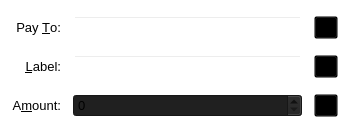
<?xml version="1.0" encoding="UTF-8"?>
<ui version="4.0">
 <class>SendCoinsEntry</class>
 <widget class="QFrame" name="SendCoinsEntry">
  <property name="geometry">
   <rect>
    <x>0</x>
    <y>0</y>
    <width>350</width>
    <height>136</height>
   </rect>
  </property>
  <property name="windowTitle">
   <string>Form</string>
  </property>
  <property name="styleSheet">
   <string notr="true">background: transparent;</string>
  </property>
  <property name="frameShape">
   <enum>QFrame::StyledPanel</enum>
  </property>
  <property name="frameShadow">
   <enum>QFrame::Sunken</enum>
  </property>
  <layout class="QGridLayout" name="gridLayout">
   <property name="spacing">
    <number>12</number>
   </property>
   <item row="3" column="0">
    <widget class="QLabel" name="label_2">
     <property name="font">
      <font>
       <pointsize>10</pointsize>
      </font>
     </property>
     <property name="styleSheet">
      <string notr="true">background: transparent;
background-color:transparent;</string>
     </property>
     <property name="text">
      <string>Pay &amp;To:</string>
     </property>
     <property name="alignment">
      <set>Qt::AlignRight|Qt::AlignTrailing|Qt::AlignVCenter</set>
     </property>
     <property name="buddy">
      <cstring>payTo</cstring>
     </property>
    </widget>
   </item>
   <item row="8" column="0">
    <widget class="QLabel" name="label">
     <property name="font">
      <font>
       <pointsize>10</pointsize>
      </font>
     </property>
     <property name="styleSheet">
      <string notr="true">background: transparent;
background-color:transparent;</string>
     </property>
     <property name="text">
      <string>A&amp;mount:</string>
     </property>
     <property name="alignment">
      <set>Qt::AlignRight|Qt::AlignTrailing|Qt::AlignVCenter</set>
     </property>
     <property name="buddy">
      <cstring>payAmount</cstring>
     </property>
    </widget>
   </item>
   <item row="5" column="0">
    <widget class="QLabel" name="label_4">
     <property name="font">
      <font>
       <pointsize>10</pointsize>
      </font>
     </property>
     <property name="styleSheet">
      <string notr="true">background: transparent;
background-color:transparent;</string>
     </property>
     <property name="text">
      <string>&amp;Label:</string>
     </property>
     <property name="alignment">
      <set>Qt::AlignRight|Qt::AlignTrailing|Qt::AlignVCenter</set>
     </property>
     <property name="buddy">
      <cstring>addAsLabel</cstring>
     </property>
    </widget>
   </item>
   <item row="5" column="1">
    <layout class="QHBoxLayout" name="horizontalLayout_2">
     <item>
      <widget class="QValidatedLineEdit" name="addAsLabel">
       <property name="font">
        <font>
         <pointsize>10</pointsize>
        </font>
       </property>
       <property name="toolTip">
        <string>Enter a label for this address to add it to your address book</string>
       </property>
      </widget>
     </item>
     <item>
      <widget class="QToolButton" name="addressBookButton">
       <property name="toolTip">
        <string>Choose address from address book</string>
       </property>
       <property name="text">
        <string/>
       </property>
       <property name="icon">
        <iconset resource="../bitcoin.qrc">
         <normaloff>:/icons/address-book</normaloff>:/icons/address-book</iconset>
       </property>
       <property name="shortcut">
        <string>Alt+A</string>
       </property>
      </widget>
     </item>
    </layout>
   </item>
   <item row="8" column="1">
    <layout class="QHBoxLayout" name="horizontalLayout">
     <item>
      <widget class="PVCCAmountField" name="payAmount">
       <property name="font">
        <font>
         <pointsize>10</pointsize>
        </font>
       </property>
       <property name="styleSheet">
        <string notr="true">background-color: rgb(32, 32, 32);</string>
       </property>
      </widget>
     </item>
     <item>
      <widget class="QToolButton" name="deleteButton">
       <property name="toolTip">
        <string>Remove this recipient</string>
       </property>
       <property name="text">
        <string/>
       </property>
       <property name="icon">
        <iconset resource="../bitcoin.qrc">
         <normaloff>:/icons/remove</normaloff>:/icons/remove</iconset>
       </property>
      </widget>
     </item>
    </layout>
   </item>
   <item row="3" column="1">
    <layout class="QHBoxLayout" name="payToLayout">
     <item>
      <widget class="QValidatedLineEdit" name="payTo">
       <property name="font">
        <font>
         <pointsize>10</pointsize>
        </font>
       </property>
       <property name="toolTip">
        <string>The address to send the payment to (e.g. C8gZqgY4r2RoEdqYk3QsAqFckyf9pRHN6i)</string>
       </property>
       <property name="maxLength">
        <number>80</number>
       </property>
      </widget>
     </item>
     <item>
      <widget class="QToolButton" name="pasteButton">
       <property name="toolTip">
        <string>Paste address from clipboard</string>
       </property>
       <property name="text">
        <string/>
       </property>
       <property name="icon">
        <iconset resource="../bitcoin.qrc">
         <normaloff>:/icons/editpaste</normaloff>:/icons/editpaste</iconset>
       </property>
       <property name="shortcut">
        <string>Alt+P</string>
       </property>
      </widget>
     </item>
    </layout>
   </item>
  </layout>
 </widget>
 <customwidgets>
  <customwidget>
   <class>PVCCAmountField</class>
   <extends>QSpinBox</extends>
   <header>bitcoinamountfield.h</header>
   <container>1</container>
  </customwidget>
  <customwidget>
   <class>QValidatedLineEdit</class>
   <extends>QLineEdit</extends>
   <header>qvalidatedlineedit.h</header>
  </customwidget>
 </customwidgets>
 <resources>
  <include location="../bitcoin.qrc"/>
 </resources>
 <connections/>
</ui>
